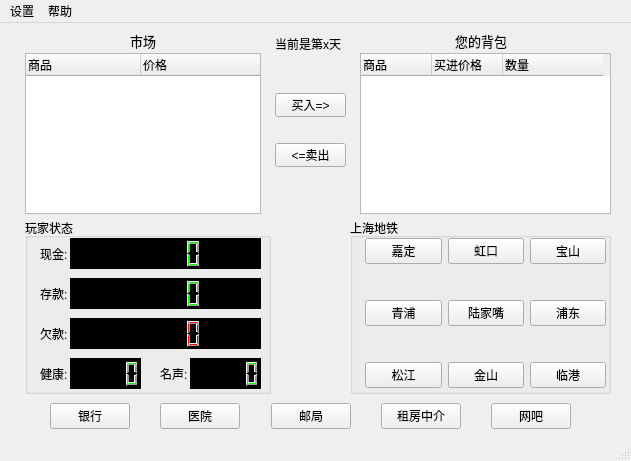
<?xml version="1.0" encoding="UTF-8"?>
<ui version="4.0">
 <class>MainWindow</class>
 <widget class="QMainWindow" name="MainWindow">
  <property name="geometry">
   <rect>
    <x>0</x>
    <y>0</y>
    <width>631</width>
    <height>461</height>
   </rect>
  </property>
  <property name="windowTitle">
   <string>MainWindow</string>
  </property>
  <widget class="QWidget" name="centralwidget">
   <widget class="QPushButton" name="sell">
    <property name="geometry">
     <rect>
      <x>275</x>
      <y>120</y>
      <width>71</width>
      <height>24</height>
     </rect>
    </property>
    <property name="text">
     <string>&lt;=卖出</string>
    </property>
   </widget>
   <widget class="QWidget" name="layoutWidget">
    <property name="geometry">
     <rect>
      <x>10</x>
      <y>380</y>
      <width>601</width>
      <height>26</height>
     </rect>
    </property>
    <layout class="QHBoxLayout" name="horizontalLayout" stretch="0,0,5,0,5,0,5,0,5,0,0">
     <item>
      <spacer name="horizontalSpacer_5">
       <property name="orientation">
        <enum>Qt::Orientation::Horizontal</enum>
       </property>
       <property name="sizeHint" stdset="0">
        <size>
         <width>40</width>
         <height>20</height>
        </size>
       </property>
      </spacer>
     </item>
     <item>
      <widget class="QPushButton" name="bankButton">
       <property name="text">
        <string>银行</string>
       </property>
      </widget>
     </item>
     <item>
      <spacer name="horizontalSpacer">
       <property name="orientation">
        <enum>Qt::Orientation::Horizontal</enum>
       </property>
       <property name="sizeHint" stdset="0">
        <size>
         <width>40</width>
         <height>20</height>
        </size>
       </property>
      </spacer>
     </item>
     <item>
      <widget class="QPushButton" name="hospitalButton">
       <property name="text">
        <string>医院</string>
       </property>
      </widget>
     </item>
     <item>
      <spacer name="horizontalSpacer_2">
       <property name="orientation">
        <enum>Qt::Orientation::Horizontal</enum>
       </property>
       <property name="sizeHint" stdset="0">
        <size>
         <width>40</width>
         <height>20</height>
        </size>
       </property>
      </spacer>
     </item>
     <item>
      <widget class="QPushButton" name="postButton">
       <property name="text">
        <string>邮局</string>
       </property>
      </widget>
     </item>
     <item>
      <spacer name="horizontalSpacer_3">
       <property name="orientation">
        <enum>Qt::Orientation::Horizontal</enum>
       </property>
       <property name="sizeHint" stdset="0">
        <size>
         <width>40</width>
         <height>20</height>
        </size>
       </property>
      </spacer>
     </item>
     <item>
      <widget class="QPushButton" name="pushButton_4">
       <property name="text">
        <string>租房中介</string>
       </property>
      </widget>
     </item>
     <item>
      <spacer name="horizontalSpacer_4">
       <property name="orientation">
        <enum>Qt::Orientation::Horizontal</enum>
       </property>
       <property name="sizeHint" stdset="0">
        <size>
         <width>40</width>
         <height>20</height>
        </size>
       </property>
      </spacer>
     </item>
     <item>
      <widget class="QPushButton" name="pushButton_5">
       <property name="text">
        <string>网吧</string>
       </property>
      </widget>
     </item>
     <item>
      <spacer name="horizontalSpacer_6">
       <property name="orientation">
        <enum>Qt::Orientation::Horizontal</enum>
       </property>
       <property name="sizeHint" stdset="0">
        <size>
         <width>40</width>
         <height>20</height>
        </size>
       </property>
      </spacer>
     </item>
    </layout>
   </widget>
   <widget class="QLabel" name="daylabel">
    <property name="geometry">
     <rect>
      <x>275</x>
      <y>5</y>
      <width>81</width>
      <height>31</height>
     </rect>
    </property>
    <property name="text">
     <string>当前是第x天</string>
    </property>
   </widget>
   <widget class="QPushButton" name="buy">
    <property name="geometry">
     <rect>
      <x>275</x>
      <y>70</y>
      <width>71</width>
      <height>24</height>
     </rect>
    </property>
    <property name="text">
     <string>买入=&gt;</string>
    </property>
   </widget>
   <widget class="QGroupBox" name="groupBox">
    <property name="geometry">
     <rect>
      <x>25</x>
      <y>195</y>
      <width>246</width>
      <height>176</height>
     </rect>
    </property>
    <property name="title">
     <string>玩家状态</string>
    </property>
    <widget class="QLabel" name="label_3">
     <property name="geometry">
      <rect>
       <x>15</x>
       <y>105</y>
       <width>31</width>
       <height>21</height>
      </rect>
     </property>
     <property name="text">
      <string>欠款:</string>
     </property>
    </widget>
    <widget class="QLabel" name="label_4">
     <property name="geometry">
      <rect>
       <x>15</x>
       <y>145</y>
       <width>31</width>
       <height>21</height>
      </rect>
     </property>
     <property name="text">
      <string>健康:</string>
     </property>
    </widget>
    <widget class="QLabel" name="label_2">
     <property name="geometry">
      <rect>
       <x>15</x>
       <y>65</y>
       <width>31</width>
       <height>21</height>
      </rect>
     </property>
     <property name="text">
      <string>存款:</string>
     </property>
    </widget>
    <widget class="QLCDNumber" name="playerbankmoney">
     <property name="geometry">
      <rect>
       <x>45</x>
       <y>60</y>
       <width>191</width>
       <height>31</height>
      </rect>
     </property>
     <property name="styleSheet">
      <string notr="true">background-color: rgb(0, 0, 0);
color: rgb(0, 255, 0);</string>
     </property>
    </widget>
    <widget class="QLCDNumber" name="playergiveupmoney">
     <property name="geometry">
      <rect>
       <x>45</x>
       <y>100</y>
       <width>191</width>
       <height>31</height>
      </rect>
     </property>
     <property name="styleSheet">
      <string notr="true">background-color: rgb(0, 0, 0);
color: rgb(255, 0, 0);</string>
     </property>
    </widget>
    <widget class="QLabel" name="label">
     <property name="geometry">
      <rect>
       <x>15</x>
       <y>25</y>
       <width>31</width>
       <height>21</height>
      </rect>
     </property>
     <property name="text">
      <string>现金:</string>
     </property>
    </widget>
    <widget class="QLabel" name="label_5">
     <property name="geometry">
      <rect>
       <x>135</x>
       <y>145</y>
       <width>31</width>
       <height>21</height>
      </rect>
     </property>
     <property name="text">
      <string>名声:</string>
     </property>
    </widget>
    <widget class="QLCDNumber" name="playerfame">
     <property name="geometry">
      <rect>
       <x>165</x>
       <y>140</y>
       <width>71</width>
       <height>31</height>
      </rect>
     </property>
     <property name="styleSheet">
      <string notr="true">background-color: rgb(0, 0, 0);
color: rgb(0, 255, 0);</string>
     </property>
    </widget>
    <widget class="QLCDNumber" name="playermoney">
     <property name="geometry">
      <rect>
       <x>45</x>
       <y>20</y>
       <width>191</width>
       <height>31</height>
      </rect>
     </property>
     <property name="autoFillBackground">
      <bool>false</bool>
     </property>
     <property name="styleSheet">
      <string notr="true">background-color: rgb(0, 0, 0);
color: rgb(0, 255, 0);</string>
     </property>
    </widget>
    <widget class="QLCDNumber" name="playerhealth">
     <property name="geometry">
      <rect>
       <x>45</x>
       <y>140</y>
       <width>71</width>
       <height>31</height>
      </rect>
     </property>
     <property name="styleSheet">
      <string notr="true">background-color: rgb(0, 0, 0);
color: rgb(0, 255, 0);</string>
     </property>
    </widget>
   </widget>
   <widget class="QGroupBox" name="groupBox_2">
    <property name="geometry">
     <rect>
      <x>350</x>
      <y>195</y>
      <width>261</width>
      <height>176</height>
     </rect>
    </property>
    <property name="autoFillBackground">
     <bool>false</bool>
    </property>
    <property name="styleSheet">
     <string notr="true">border-color: rgb(0, 0, 0);</string>
    </property>
    <property name="title">
     <string>上海地铁</string>
    </property>
    <property name="flat">
     <bool>false</bool>
    </property>
    <property name="checkable">
     <bool>false</bool>
    </property>
    <widget class="QWidget" name="layoutWidget">
     <property name="geometry">
      <rect>
       <x>15</x>
       <y>-10</y>
       <width>241</width>
       <height>211</height>
      </rect>
     </property>
     <layout class="QGridLayout" name="gridLayout">
      <item row="2" column="1">
       <widget class="QPushButton" name="pushButton_15">
        <property name="text">
         <string>金山</string>
        </property>
       </widget>
      </item>
      <item row="2" column="2">
       <widget class="QPushButton" name="pushButton_14">
        <property name="text">
         <string>临港</string>
        </property>
       </widget>
      </item>
      <item row="0" column="2">
       <widget class="QPushButton" name="pushButton_10">
        <property name="text">
         <string>宝山</string>
        </property>
       </widget>
      </item>
      <item row="1" column="2">
       <widget class="QPushButton" name="pushButton_11">
        <property name="text">
         <string>浦东</string>
        </property>
       </widget>
      </item>
      <item row="2" column="0">
       <widget class="QPushButton" name="pushButton_16">
        <property name="text">
         <string>松江</string>
        </property>
       </widget>
      </item>
      <item row="1" column="1">
       <widget class="QPushButton" name="lujiazuiplace">
        <property name="text">
         <string>陆家嘴</string>
        </property>
       </widget>
      </item>
      <item row="0" column="0">
       <widget class="QPushButton" name="pushButton_8">
        <property name="text">
         <string>嘉定</string>
        </property>
       </widget>
      </item>
      <item row="1" column="0">
       <widget class="QPushButton" name="pushButton_13">
        <property name="text">
         <string>青浦</string>
        </property>
       </widget>
      </item>
      <item row="0" column="1">
       <widget class="QPushButton" name="pushButton_9">
        <property name="text">
         <string>虹口</string>
        </property>
       </widget>
      </item>
     </layout>
     <zorder>pushButton_16</zorder>
     <zorder>pushButton_10</zorder>
     <zorder>pushButton_11</zorder>
     <zorder>pushButton_14</zorder>
     <zorder>pushButton_15</zorder>
     <zorder>pushButton_8</zorder>
     <zorder>pushButton_9</zorder>
     <zorder>pushButton_13</zorder>
     <zorder>lujiazuiplace</zorder>
    </widget>
   </widget>
   <widget class="QTreeWidget" name="itemWidget">
    <property name="geometry">
     <rect>
      <x>25</x>
      <y>30</y>
      <width>236</width>
      <height>161</height>
     </rect>
    </property>
    <property name="rootIsDecorated">
     <bool>false</bool>
    </property>
    <attribute name="headerDefaultSectionSize">
     <number>115</number>
    </attribute>
    <column>
     <property name="text">
      <string>商品</string>
     </property>
    </column>
    <column>
     <property name="text">
      <string>价格</string>
     </property>
    </column>
   </widget>
   <widget class="QTreeWidget" name="bagWidget">
    <property name="geometry">
     <rect>
      <x>360</x>
      <y>30</y>
      <width>251</width>
      <height>161</height>
     </rect>
    </property>
    <property name="rootIsDecorated">
     <bool>false</bool>
    </property>
    <attribute name="headerMinimumSectionSize">
     <number>18</number>
    </attribute>
    <attribute name="headerDefaultSectionSize">
     <number>71</number>
    </attribute>
    <attribute name="headerStretchLastSection">
     <bool>false</bool>
    </attribute>
    <column>
     <property name="text">
      <string notr="true">商品</string>
     </property>
    </column>
    <column>
     <property name="text">
      <string>买进价格</string>
     </property>
    </column>
    <column>
     <property name="text">
      <string>数量</string>
     </property>
    </column>
   </widget>
   <widget class="QLabel" name="label_6">
    <property name="geometry">
     <rect>
      <x>130</x>
      <y>10</y>
      <width>54</width>
      <height>16</height>
     </rect>
    </property>
    <property name="font">
     <font>
      <pointsize>10</pointsize>
     </font>
    </property>
    <property name="text">
     <string>市场</string>
    </property>
   </widget>
   <widget class="QLabel" name="label_7">
    <property name="geometry">
     <rect>
      <x>455</x>
      <y>10</y>
      <width>54</width>
      <height>16</height>
     </rect>
    </property>
    <property name="font">
     <font>
      <pointsize>10</pointsize>
     </font>
    </property>
    <property name="text">
     <string>您的背包</string>
    </property>
   </widget>
   <zorder>groupBox</zorder>
   <zorder>groupBox_2</zorder>
   <zorder>sell</zorder>
   <zorder>layoutWidget</zorder>
   <zorder>daylabel</zorder>
   <zorder>buy</zorder>
   <zorder>itemWidget</zorder>
   <zorder>bagWidget</zorder>
   <zorder>label_6</zorder>
   <zorder>label_7</zorder>
  </widget>
  <widget class="QMenuBar" name="menubar">
   <property name="geometry">
    <rect>
     <x>0</x>
     <y>0</y>
     <width>631</width>
     <height>18</height>
    </rect>
   </property>
   <widget class="QMenu" name="menu">
    <property name="title">
     <string>设置</string>
    </property>
    <addaction name="action"/>
   </widget>
   <widget class="QMenu" name="menu_2">
    <property name="title">
     <string>帮助</string>
    </property>
   </widget>
   <addaction name="menu"/>
   <addaction name="menu_2"/>
  </widget>
  <widget class="QStatusBar" name="statusbar"/>
  <action name="action">
   <property name="text">
    <string>排行榜</string>
   </property>
  </action>
 </widget>
 <resources/>
 <connections/>
</ui>
